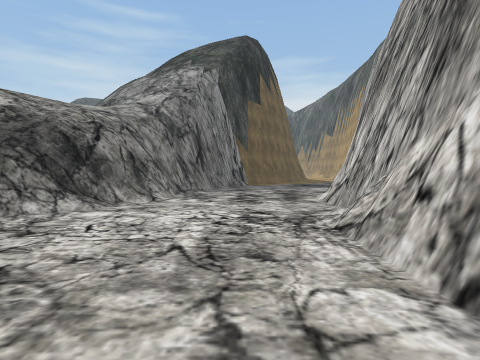
View 1 (above)

18 first-person views from a walk through a 3-D level made in the Unity game engine. The camera is 1.5 m above the floor, tilts 2° down and sees 80° across. The floor is counted in squares, 2 m on a side. Each view is taken from the middle of a square. On the plan, view 1 faces up. The plan holds only what a view shows up to about 10 squares ahead; the rest is blank. The place goes on beyond the plan. Some surface patterns are stand-ins.

View 2
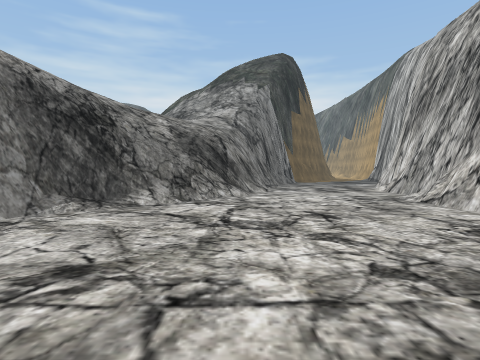

View 3
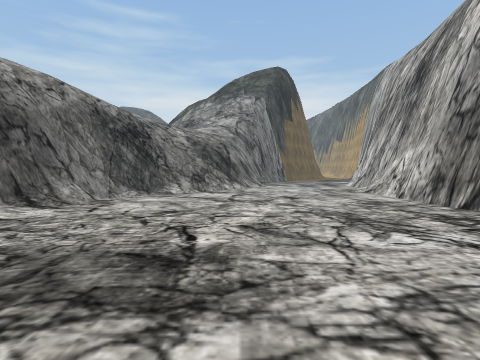

View 4
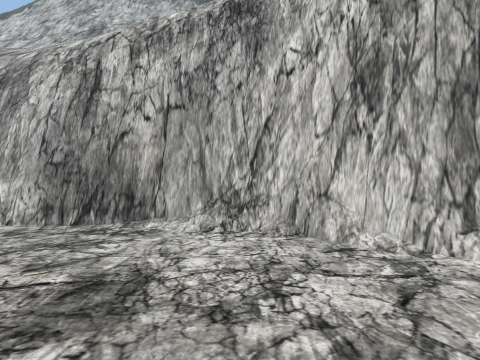

View 5
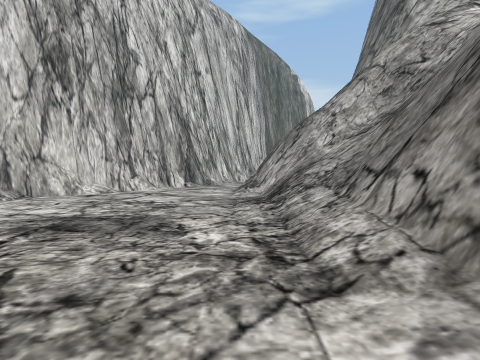

View 6
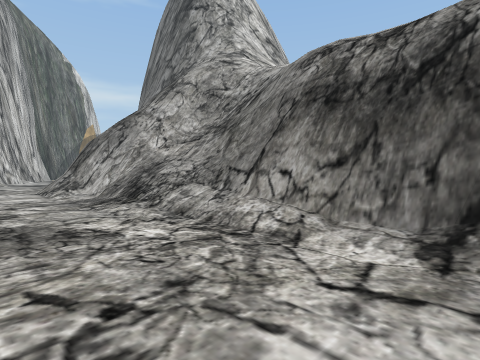

View 7
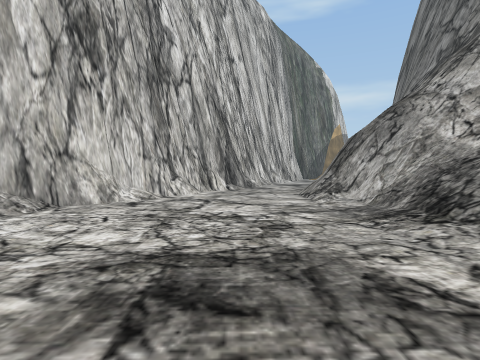

View 8
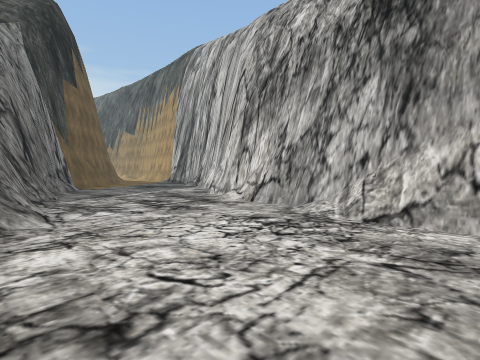

View 9
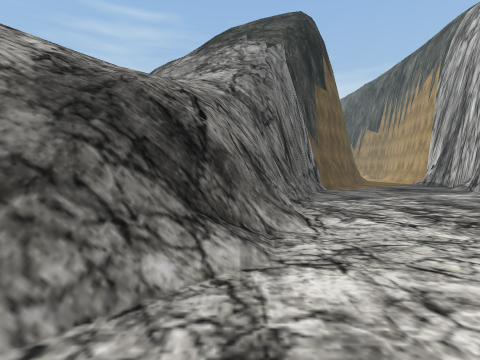

View 10
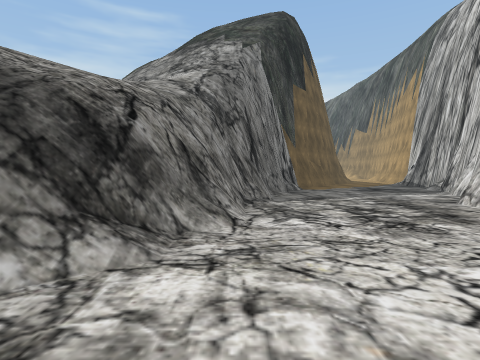

View 11
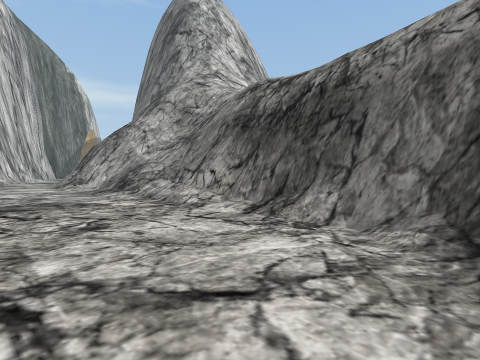

View 12
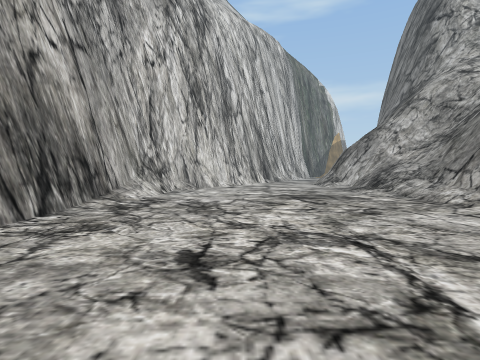

View 13
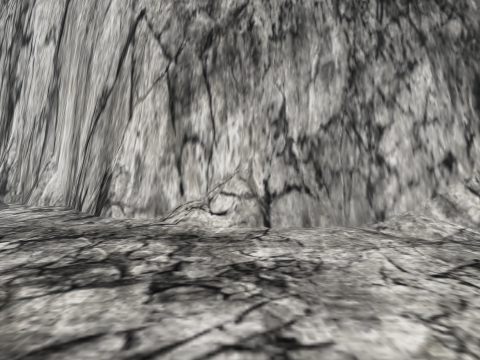

View 14
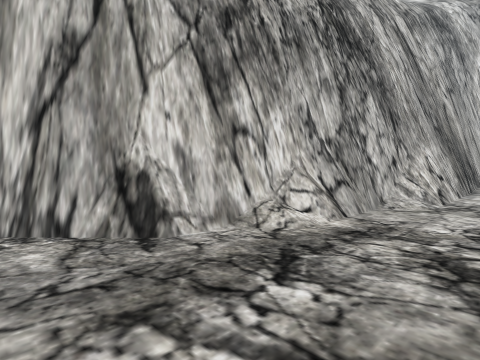

View 15
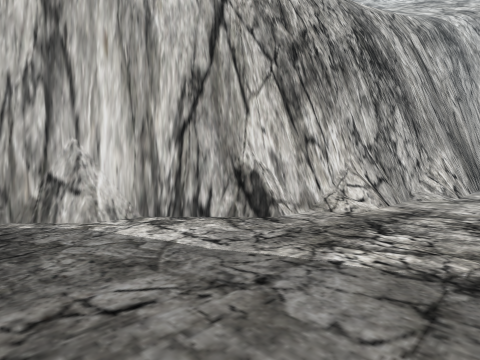

View 16
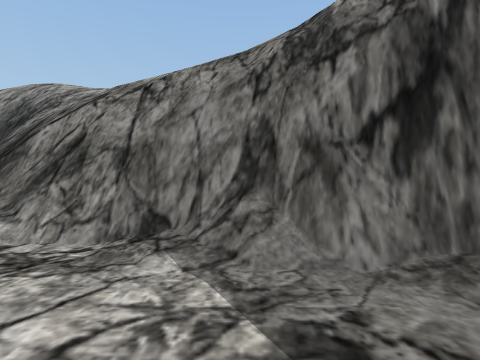

View 17
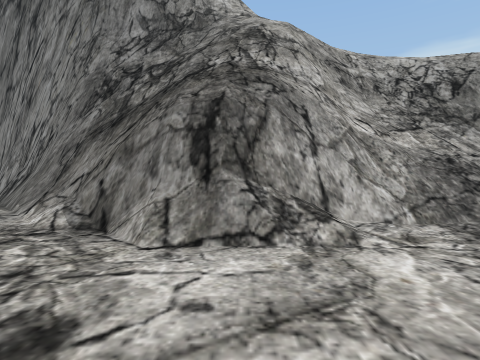

View 18
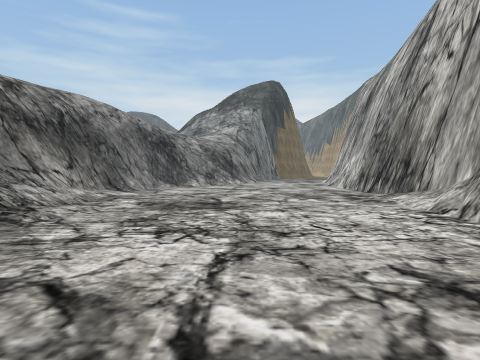

### Floor plan
Key: @ floor where view 1 was taken; # wall or solid block; . main floor; : floor 6.5 m higher than the main floor; + floor 8 m higher than the main floor; / step, stairs or slope; = window, fence, low wall or low ledge; v drop or lower ground.
Columns run from 13 left of view 1 to 7 right of it. Each row starts with its distance up from view 1.
 13          //v#.....##v
 12          //##.....#
 11          //##.....#v
 10         :/##.....#v
  9         //##....##v
  8        ///##....# v
  7       :///#....##vv
  6      :////v....##vv
  5      ////=.....# v
  4     /=v#=......# v
  3     /v##.......# v
  2    +/v#........#vv
  1    /v##........#vv
  0    /v#.......@.#vv
 -1    /v#.........#v
 -2    /v#.........#v
 -3    /v#/........#v
 -4   +/##/........#v
 -5  //=#//.......##v
 -6  //#///.......# v
 -7  /v#=//.......#
 -8 //v##=#......##v
 -9 ///##v#.....## v
-10 #=//=##.....#
-11 ##=// #....##
-12  ###=##...##

Where each view was taken, in squares from view 1:
view 1: 0 up, 0 right, facing up
view 2: 3 down, 3 left, facing up
view 3: 6 down, 3 left, facing up
view 4: 6 down, 8 left, facing right
view 5: 0 up, 6 left, facing down
view 6: 0 up, 4 left, facing down-left
view 7: 2 down, 4 left, facing down
view 8: 2 up, 3 left, facing up-right
view 9: 3 up, 3 left, facing up
view 10: 3 up, 2 left, facing up
view 11: 3 up, 3 left, facing down-left
view 12: 4 up, 2 left, facing down
view 13: 7 up, 2 left, facing right
view 14: 11 up, 0 right, facing down-right
view 15: 13 up, 0 right, facing down-right
view 16: 10 up, 1 right, facing left
view 17: 10 down, 3 left, facing left
view 18: 10 down, 3 left, facing up
